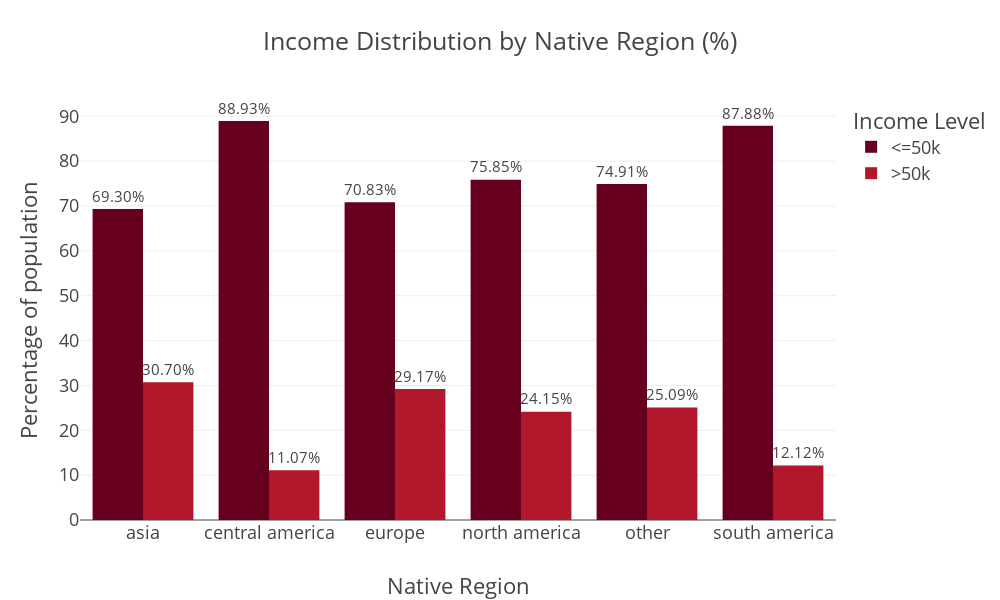

The code cell stored with this chart in its notebook:
### Code cell
fig = px.bar(
    adult_df_income_reg,
    x = 'native_region',
    y = 'percentage',
    color = 'income',
    title = 'Income Distribution by Native Region (%)',
    barmode = 'group', 
    height = 600,
    width=1000,
    color_discrete_sequence=px.colors.sequential.RdBu,
    text= 'percentage'
)
fig.update_traces(texttemplate='%{text:.2f}%', textposition='outside')
fig.update_layout(template="presentation", xaxis_title='Native Region', yaxis_title='Percentage of population', legend_title=dict(text='Income Level'),
                  xaxis_title_standoff=50, paper_bgcolor = "rgba(0, 0, 0, 0)", plot_bgcolor = "rgba(0, 0, 0, 0)")
fig.show()

### Figure 1 — Plotly figure (JSON) as saved in the notebook; plotly's stock layout.template omitted (floating-point values rounded to 4 significant figures)
{"data": [{"alignmentgroup": "True", "hovertemplate": "income=<=50k<br>native_region=%{x}<br>percentage=%{text}<extra></extra>", "legendgroup": "<=50k", "marker": {"color": "rgb(103,0,31)", "pattern": {"shape": ""}}, "name": "<=50k", "offsetgroup": "<=50k", "orientation": "v", "showlegend": true, "text": [69.3, 88.93, 70.83, 75.85, 74.91, 87.88], "textposition": "outside", "texttemplate": "%{text:.2f}%", "type": "bar", "x": ["asia", "central america", "europe", "north america", "other", "south america"], "xaxis": "x", "y": [69.3, 88.93, 70.83, 75.85, 74.91, 87.88], "yaxis": "y"}, {"alignmentgroup": "True", "hovertemplate": "income=>50k<br>native_region=%{x}<br>percentage=%{text}<extra></extra>", "legendgroup": ">50k", "marker": {"color": "rgb(178,24,43)", "pattern": {"shape": ""}}, "name": ">50k", "offsetgroup": ">50k", "orientation": "v", "showlegend": true, "text": [30.7, 11.07, 29.17, 24.15, 25.09, 12.12], "textposition": "outside", "texttemplate": "%{text:.2f}%", "type": "bar", "x": ["asia", "central america", "europe", "north america", "other", "south america"], "xaxis": "x", "y": [30.7, 11.07, 29.17, 24.15, 25.09, 12.12], "yaxis": "y"}], "layout": {"barmode": "group", "height": 600, "legend": {"title": {"text": "Income Level"}, "tracegroupgap": 0}, "paper_bgcolor": "rgba(0, 0, 0, 0)", "plot_bgcolor": "rgba(0, 0, 0, 0)", "title": {"text": "Income Distribution by Native Region (%)"}, "width": 1000, "xaxis": {"anchor": "y", "autorange": true, "domain": [0, 1], "range": [-0.5, 5.5], "title": {"standoff": 50, "text": "Native Region"}, "type": "category"}, "yaxis": {"anchor": "x", "autorange": true, "domain": [0, 1], "range": [0, 93.61], "title": {"text": "Percentage of population"}, "type": "linear"}}}
